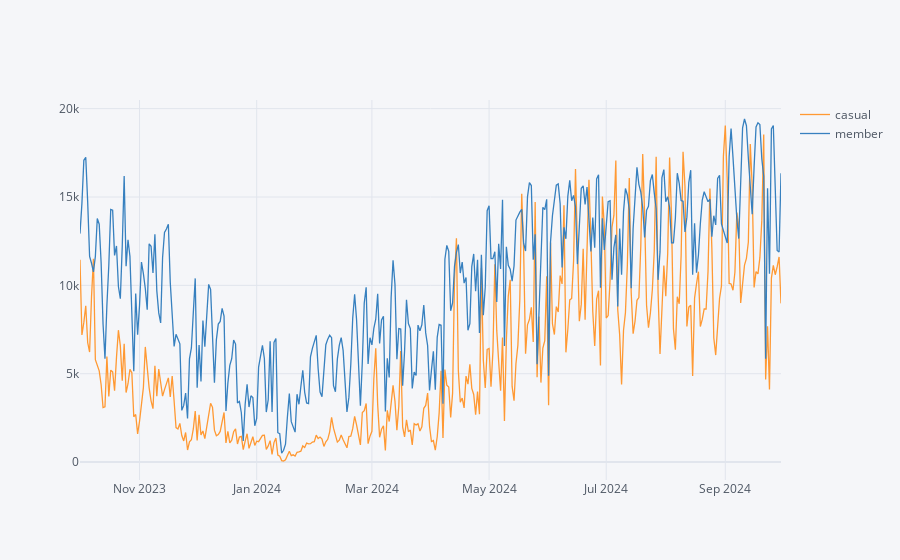

This figure's notebook cell:
### Code cell
# Creating an interactive plot for the 'date_ride_id' pivot table

date_ride_id.iplot()

### Figure 1 — Plotly figure (JSON) as saved in the notebook; plotly's stock layout.template omitted (floating-point values rounded to 4 significant figures; data arrays with more than 128 entries replaced by an {"elided": "..."} marker saying what was removed)
{"data": [{"line": {"color": "rgba(255, 153, 51, 1.0)", "dash": "solid", "shape": "linear", "width": 1.3}, "mode": "lines", "name": "casual", "text": "", "type": "scatter", "x": {"elided": "366 str values"}, "y": {"elided": "366 int values"}}, {"line": {"color": "rgba(55, 128, 191, 1.0)", "dash": "solid", "shape": "linear", "width": 1.3}, "mode": "lines", "name": "member", "text": "", "type": "scatter", "x": {"elided": "366 str values"}, "y": {"elided": "366 int values"}}], "layout": {"legend": {"bgcolor": "#F5F6F9", "font": {"color": "#4D5663"}}, "paper_bgcolor": "#F5F6F9", "plot_bgcolor": "#F5F6F9", "title": {"font": {"color": "#4D5663"}}, "xaxis": {"gridcolor": "#E1E5ED", "showgrid": true, "tickfont": {"color": "#4D5663"}, "title": {"font": {"color": "#4D5663"}, "text": ""}, "zerolinecolor": "#E1E5ED"}, "yaxis": {"gridcolor": "#E1E5ED", "showgrid": true, "tickfont": {"color": "#4D5663"}, "title": {"font": {"color": "#4D5663"}, "text": ""}, "zerolinecolor": "#E1E5ED"}}}
